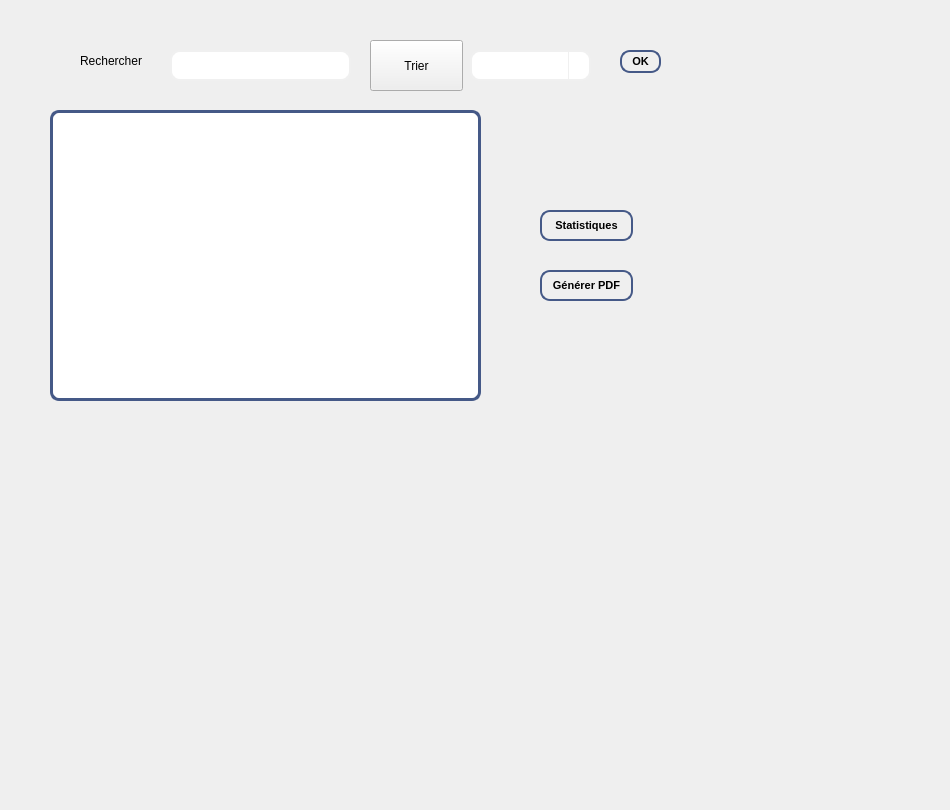
      <widget class="QWidget" name="tab_140">
       <attribute name="title">
        <string>Afficher un équipement</string>
       </attribute>
       <widget class="QLabel" name="label_15">
        <property name="geometry">
         <rect>
          <x>80</x>
          <y>40</y>
          <width>71</width>
          <height>41</height>
         </rect>
        </property>
        <property name="styleSheet">
         <string notr="true">font: 87 8pt &quot;Segoe UI Black&quot; rgb(0, 0, 0) ;</string>
        </property>
        <property name="text">
         <string>Rechercher</string>
        </property>
       </widget>
       <widget class="QLineEdit" name="A_recherche">
        <property name="geometry">
         <rect>
          <x>170</x>
          <y>50</y>
          <width>181</width>
          <height>31</height>
         </rect>
        </property>
        <property name="styleSheet">
         <string notr="true">QLineEdit {
  background-color: qlineargradient(x1: 0, y1: 0, x2: 0, y2: 1,
                                      stop: 0 #455987, stop: 1 #4d8fac);
  border: 2px solid #f0f0f0;
  border-radius: 10px;
  color: #ffffff;
  padding: 8px 16px;
  transition: all 0.3s ease-in-out;
}

QLineEdit:hover {
  background-color: qlineargradient(x1: 0, y1: 0, x2: 0, y2: 1,
                                      stop: 0 #4d8fac, stop: 1 #455987);
  border-color: #ffffff;
}

QLineEdit:focus {
  background-color: qlineargradient(x1: 0, y1: 0, x2: 0, y2: 1,
                                      stop: 0 #4d8fac, stop: 1 #455987);
  border-color: #ffffff;
  box-shadow: 0 0 10px #4d8fac;
}

</string>
        </property>
       </widget>
       <widget class="QPushButton" name="pushButton_4">
        <property name="geometry">
         <rect>
          <x>370</x>
          <y>40</y>
          <width>93</width>
          <height>51</height>
         </rect>
        </property>
        <property name="styleSheet">
         <string notr="true">font: 87 8pt &quot;Segoe UI Black&quot; rgb(0, 0, 0) ;</string>
        </property>
        <property name="text">
         <string>Trier</string>
        </property>
       </widget>
       <widget class="QComboBox" name="A_comboBox">
        <property name="geometry">
         <rect>
          <x>470</x>
          <y>50</y>
          <width>121</width>
          <height>31</height>
         </rect>
        </property>
        <property name="styleSheet">
         <string notr="true">QComboBox {
  background-color: qlineargradient(x1: 0, y1: 0, x2: 0, y2: 1,
                                      stop: 0 #455987, stop: 1 #4d8fac);
  border: 2px solid #f0f0f0;
  border-radius: 10px;
  color: #ffffff;
  padding: 8px 16px;
  transition: all 0.3s ease-in-out;
}

QComboBox:hover {
  background-color: qlineargradient(x1: 0, y1: 0, x2: 0, y2: 1,
                                      stop: 0 #4d8fac, stop: 1 #455987);
  border-color: #ffffff;
}

QComboBox:focus {
  background-color: qlineargradient(x1: 0, y1: 0, x2: 0, y2: 1,
                                      stop: 0 #4d8fac, stop: 1 #455987);
  border-color: #ffffff;
  box-shadow: 0 0 10px #4d8fac;
}

QComboBox::drop-down {
  border: none;
  background: transparent;
  subcontrol-origin: padding;
  subcontrol-position: top right;
  width: 20px;
  border-left-width: 1px;
  border-left-color: #f0f0f0;
  border-left-style: solid;
  border-top-right-radius: 10px;
  border-bottom-right-radius: 10px;
}

QComboBox::down-arrow {
  image: url(:/down_arrow.png);
  width: 12px;
  height: 12px;
}
</string>
        </property>
        <item>
         <property name="text">
          <string>ID</string>
         </property>
        </item>
        <item>
         <property name="text">
          <string>prix</string>
         </property>
        </item>
        <item>
         <property name="text">
          <string>quantite</string>
         </property>
        </item>
        <item>
         <property name="text">
          <string>nom</string>
         </property>
        </item>
       </widget>
       <widget class="QPushButton" name="generer_pdf">
        <property name="geometry">
         <rect>
          <x>540</x>
          <y>270</y>
          <width>93</width>
          <height>31</height>
         </rect>
        </property>
        <property name="styleSheet">
         <string notr="true">QPushButton {
    background: qlineargradient(x1: 0, y1: 0, x2: 0, y2: 1,
                                stop: 0 #F5DEB3, stop: 0.5 #D2B48C, stop: 1.0 #F5DEB3);
    border: 2px solid #455987;
    border-radius: 10px;
    padding: 5px 10px;
    font-size: 11px; 
    font-weight: bold;
    color: #000000;
    text-shadow: 1px 1px #FFFFFF;
    box-shadow: 1px 1px 3px rgba(0, 0, 0, 0.25);
}

QPushButton:hover {
    background: qlineargradient(x1: 0, y1: 0, x2: 0, y2: 1,
                                stop: 0 #D2B48C, stop: 0.5 #F5DEB3, stop: 1.0 #F5DEB3);
    border: 2px solid #455987;
    text-shadow: 1px 1px #FFFFFF;
}
</string>
        </property>
        <property name="text">
         <string>Générer PDF</string>
        </property>
       </widget>
       <widget class="QPushButton" name="trierf">
        <property name="geometry">
         <rect>
          <x>620</x>
          <y>50</y>
          <width>41</width>
          <height>23</height>
         </rect>
        </property>
        <property name="styleSheet">
         <string notr="true">QPushButton {
    background: qlineargradient(x1: 0, y1: 0, x2: 0, y2: 1,
                                stop: 0 #F5DEB3, stop: 0.5 #D2B48C, stop: 1.0 #F5DEB3);
    border: 2px solid #455987;
    border-radius: 10px;
    padding: 5px 10px;
    font-size: 11px; 
    font-weight: bold;
    color: #000000;
    text-shadow: 1px 1px #FFFFFF;
    box-shadow: 1px 1px 3px rgba(0, 0, 0, 0.25);
}

QPushButton:hover {
    background: qlineargradient(x1: 0, y1: 0, x2: 0, y2: 1,
                                stop: 0 #D2B48C, stop: 0.5 #F5DEB3, stop: 1.0 #F5DEB3);
    border: 2px solid #455987;
    text-shadow: 1px 1px #FFFFFF;
}
</string>
        </property>
        <property name="text">
         <string>OK</string>
        </property>
       </widget>
       <widget class="QTableView" name="tabequipement">
        <property name="geometry">
         <rect>
          <x>50</x>
          <y>110</y>
          <width>431</width>
          <height>291</height>
         </rect>
        </property>
        <property name="styleSheet">
         <string notr="true">QTableView {
    background-color: #ffffff;
    border: 3px solid #455987;
    border-radius: 9px;
    selection-background-color: #1e90ff;
    selection-color: #ffffff;
}

QHeaderView::section {
    background-color: #f0f0f0;
    border: 9px solid #000000;
    border-radius: 4px;
    padding: 4px;
}
</string>
        </property>
       </widget>
       <widget class="QLabel" name="label_201">
        <property name="geometry">
         <rect>
          <x>0</x>
          <y>0</y>
          <width>941</width>
          <height>801</height>
         </rect>
        </property>
        <property name="text">
         <string/>
        </property>
        <property name="pixmap">
         <pixmap>:/fond.png</pixmap>
        </property>
       </widget>
       <widget class="QPushButton" name="statistiques_2">
        <property name="geometry">
         <rect>
          <x>540</x>
          <y>210</y>
          <width>93</width>
          <height>31</height>
         </rect>
        </property>
        <property name="styleSheet">
         <string notr="true">QPushButton {
    background: qlineargradient(x1: 0, y1: 0, x2: 0, y2: 1,
                                stop: 0 #F5DEB3, stop: 0.5 #D2B48C, stop: 1.0 #F5DEB3);
    border: 2px solid #455987;
    border-radius: 10px;
    padding: 5px 10px;
    font-size: 11px; 
    font-weight: bold;
    color: #000000;
    text-shadow: 1px 1px #FFFFFF;
    box-shadow: 1px 1px 3px rgba(0, 0, 0, 0.25);
}

QPushButton:hover {
    background: qlineargradient(x1: 0, y1: 0, x2: 0, y2: 1,
                                stop: 0 #D2B48C, stop: 0.5 #F5DEB3, stop: 1.0 #F5DEB3);
    border: 2px solid #455987;
    text-shadow: 1px 1px #FFFFFF;
}
</string>
        </property>
        <property name="text">
         <string>Statistiques</string>
        </property>
       </widget>
       <zorder>label_201</zorder>
       <zorder>label_15</zorder>
       <zorder>A_recherche</zorder>
       <zorder>pushButton_4</zorder>
       <zorder>A_comboBox</zorder>
       <zorder>generer_pdf</zorder>
       <zorder>trierf</zorder>
       <zorder>tabequipement</zorder>
       <zorder>statistiques_2</zorder>
      </widget>
